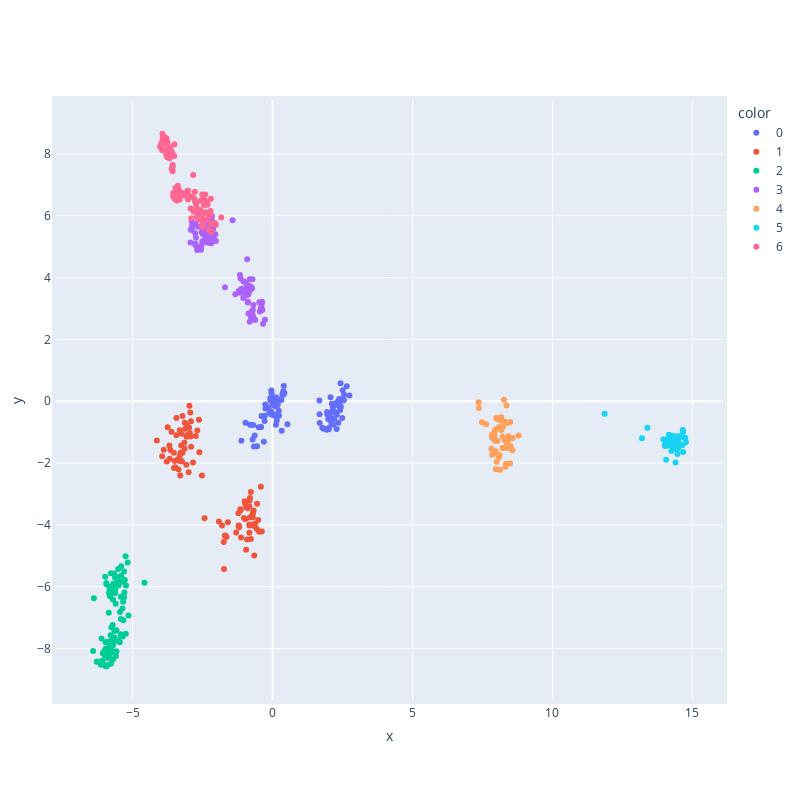

This figure's notebook cell:
### Code cell
#---------------------------Data Visualization--------------------------------------
#vector is len(mac_set) long, which is a large dimension. So let's use auto encoder to reduce the dimension and visualize the data
from sklearn.preprocessing import StandardScaler
from sklearn.decomposition import PCA

#standardize the data
scaler = StandardScaler()
vec = df["vector"].values.tolist()
scaled_data = scaler.fit_transform(vec)

#PCA
pca = PCA(n_components=2)
pca_data = pca.fit_transform(scaled_data)

#plot 3d
x = pca_data[:,0]
y = pca_data[:,1]

#import plotly
import plotly.graph_objects as go
import plotly.express as px


fig = px.scatter(x=x, y=y, color=df["label"])
#adjust figure size
fig.update_layout(
    autosize=False,
    width=800,
    height=800,
    margin=dict(
        l=50,
        r=50,
        b=100,
        t=100,
        pad=4
    ),
)
fig.show()
